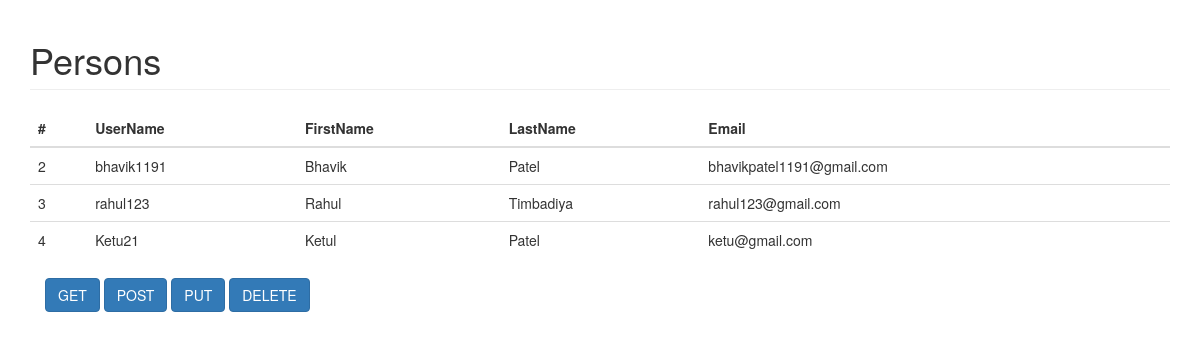
/home/, run on the app's committed database.
### CrudApp/models.py (models this page shows, shortened)
class Person(models.Model):
    userName = models.CharField(max_length=50,default='')
    firstName = models.CharField(max_length=100,default='')
    lastName = models.CharField(max_length=100,default='')
    email = models.EmailField(max_length=50,default='')

### CrudApp/views.py (the view)
# urls.py: url(r'^home/$',views.home,name='home'),
def home(request):
    person = Person.objects.all()
    return render(request, 'CrudApp/persons_list.html', {'person':person})

### CrudApp/templates/CrudApp/persons_list.html (shortened to what this page needs)
{% extends 'CrudApp/base.html' %}
{% load static %}
{% block content %}
<h1 class="page-header">Persons</h1>
  <table class="table" id="person-table">
    <thead>
      <tr>
        <th>#</th>
        <th>UserName</th>
        <th>FirstName</th>
        <th>LastName</th>
        <th>Email</th>
      </tr>
    </thead>
    <tbody>
      {% for p in person%}
        <tr>
          <td>{{ p.id }}</td>
          <td>{{ p.userName }}</td>
          <td>{{ p.firstName }}</td>
          <td>{{ p.lastName }}</td>
          <td>{{ p.email}}</td>
        </tr>
      {% empty %}
        <tr>
          <td colspan="7" class="text-center bg-warning">No Person</td>
        </tr>
      {% endfor %}
    </tbody>
  </table>
  <div class="container">
      <button type="button" class="btn btn-primary js-get">GET</button>
      <button type="button" class="btn btn-primary js-post">POST</button>
      <button type="button" class="btn btn-primary js-put">PUT</button>
      <button type="button" class="btn btn-primary js-delete">DELETE</button>
  </div>
{% endblock %}

### CrudApp/templates/CrudApp/base.html (shortened to what this page needs)
<!DOCTYPE html>
<html lang="en">
<head>
    <link rel="stylesheet" href="https://maxcdn.bootstrapcdn.com/bootstrap/3.3.7/css/bootstrap.min.css">
</head>
<body>
  <div class="container">
    {% block content %}
    {% endblock %}
  </div>
</body>
</html>

### data on the page
Person: id "2", userName "bhavik1191", firstName "Bhavik", lastName "Patel", email "bhavikpatel1191@gmail.com"
Person: id "3", userName "rahul123", firstName "Rahul", lastName "Timbadiya", email "rahul123@gmail.com"
Person: id "4", userName "Ketu21", firstName "Ketul", lastName "Patel", email "ketu@gmail.com"
